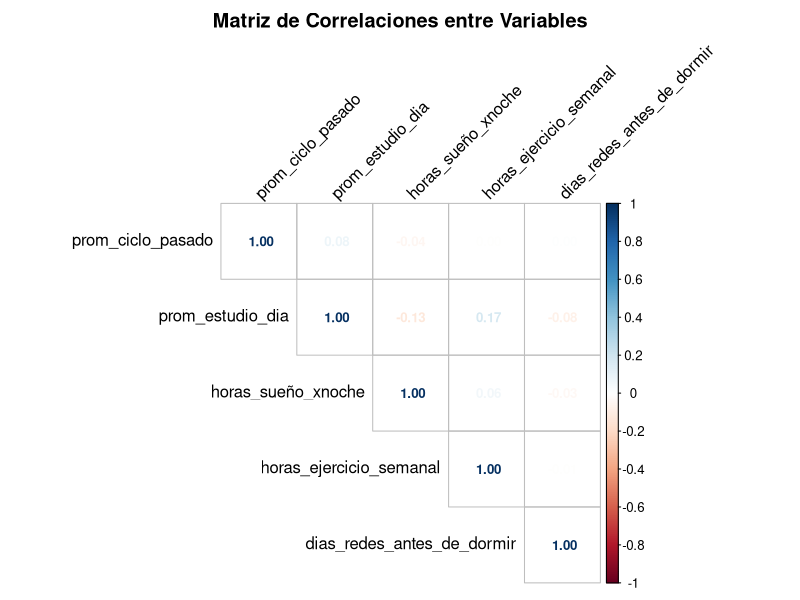
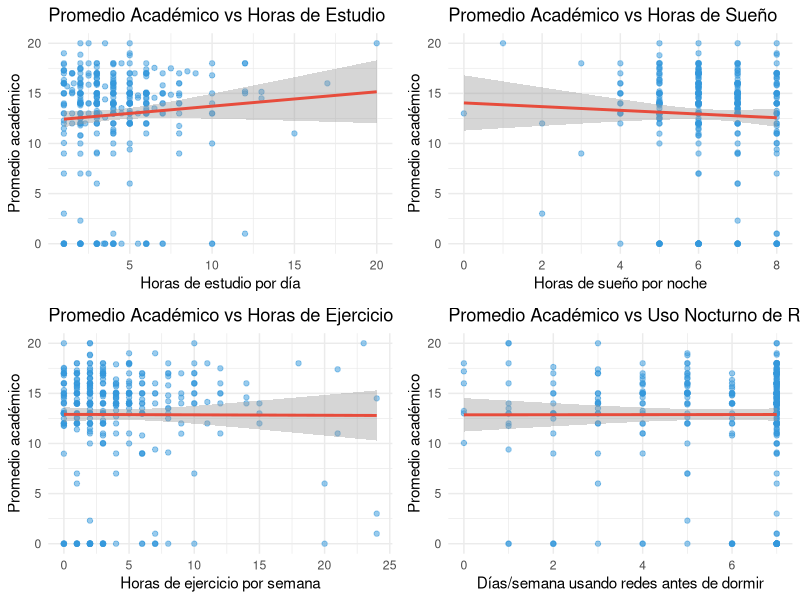
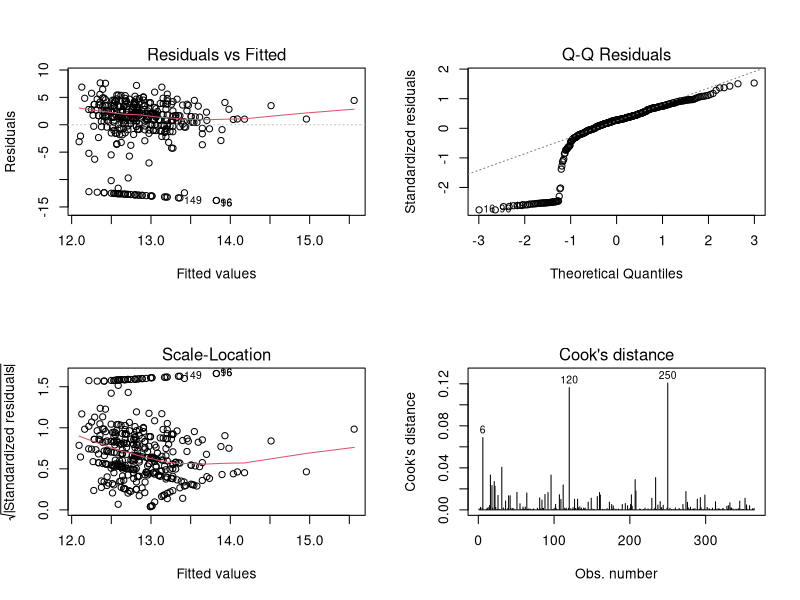
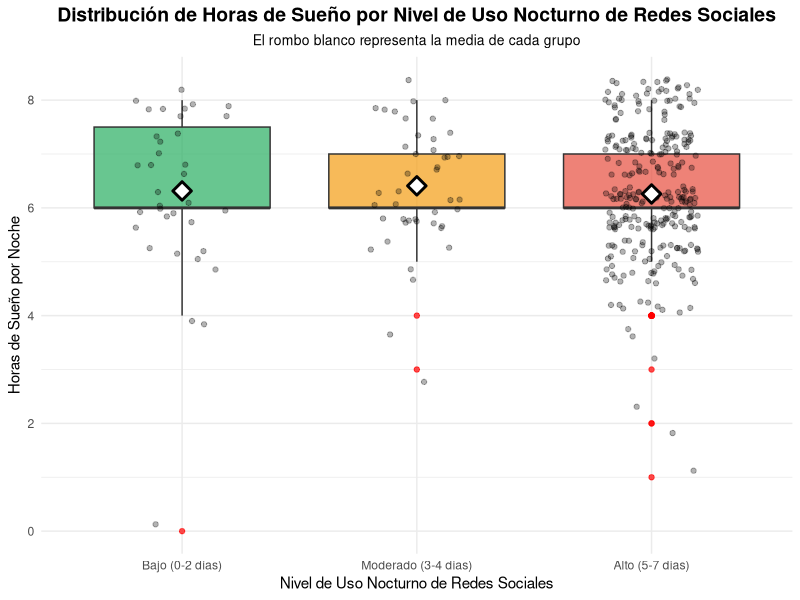
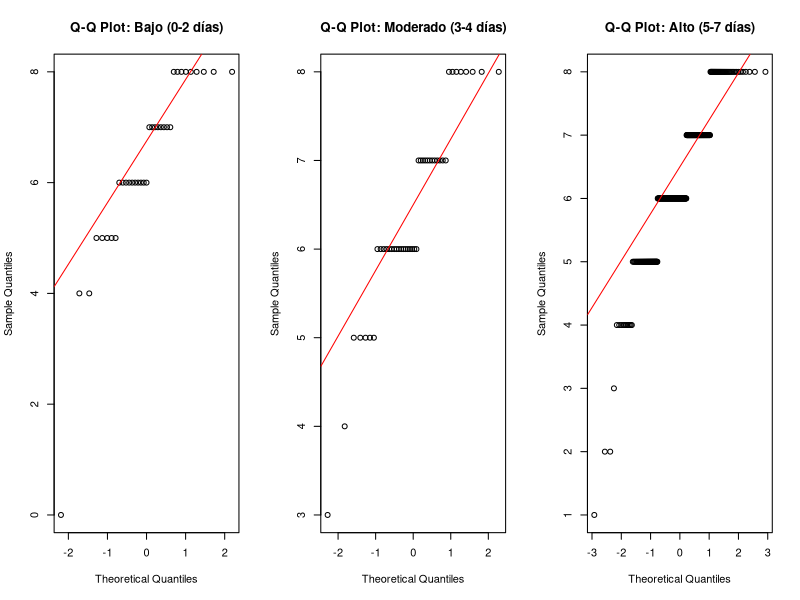
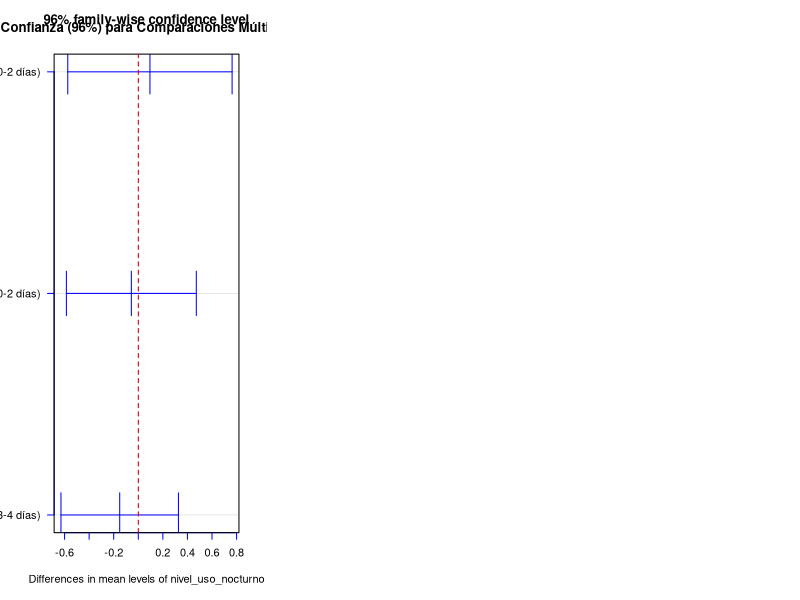
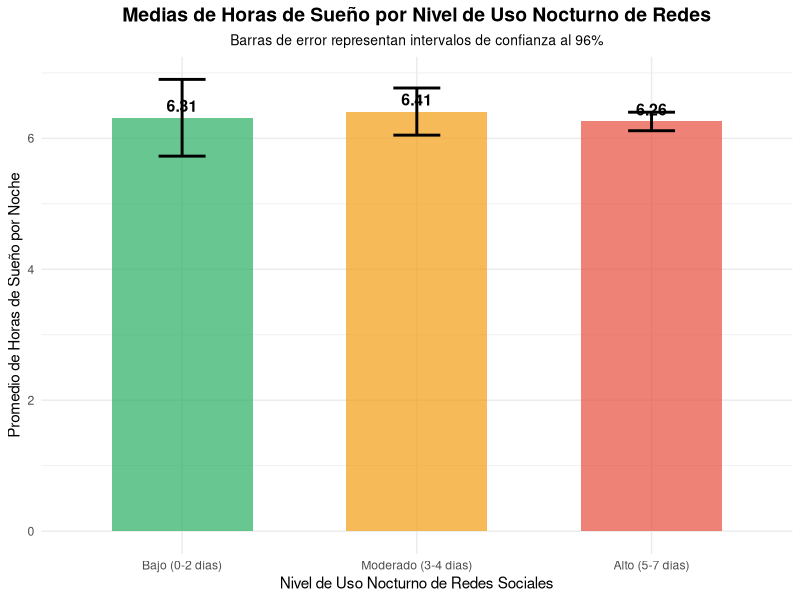
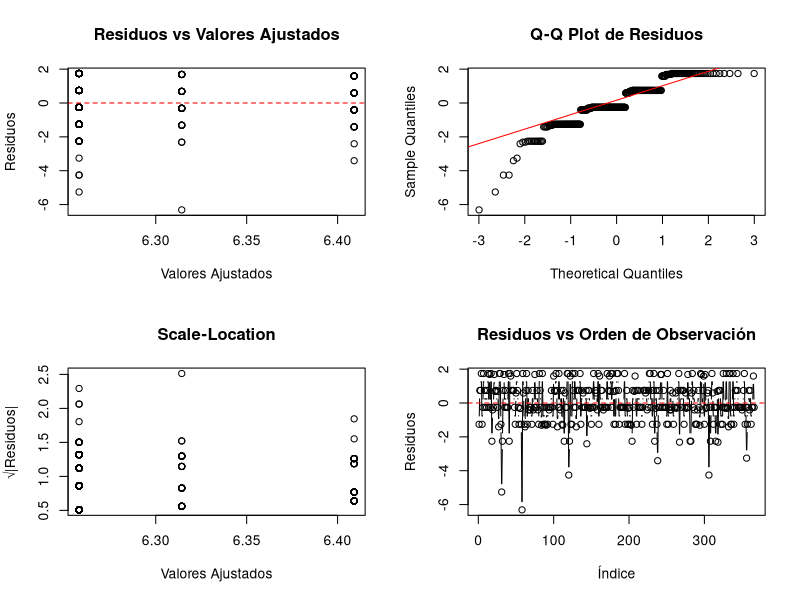

Reproduce these figures in R, in order.
## ---- chunk 1
# Cargar librerías necesarias
library(readr)
library(dplyr)
library(ggplot2)
library(knitr)
library(kableExtra)
library(car)        # Para VIF y pruebas de supuestos
library(lmtest)     # Para pruebas adicionales de regresión
library(tidyr)
library(corrplot)   # Para matriz de correlaciones
library(gridExtra)  # Para organizar múltiples gráficos
## ---- chunk 2
# Leer la muestra de datos
DF <- read_csv("muestra.csv", col_types = cols(.default = "c"))

# Convertir tipos de datos según especificaciones del proyecto
DF <- DF %>%
  mutate(
    # Cuantitativas discretas
    edad = as.integer(edad),
    total_cursos_actuales = as.integer(total_cursos_actuales),
    horas_ejercicio_semanal = as.integer(horas_ejercicio_semanal),
    horas_sueño_xnoche = as.integer(horas_sueño_xnoche),
    tiempo_max_sin_redes_dia = as.integer(tiempo_max_sin_redes_dia),
    notificaciones_estudio_diario = as.integer(notificaciones_estudio_diario),
    dias_redes_antes_de_dormir = as.integer(dias_redes_antes_de_dormir),
    interaccion_persona_amigos_redes = as.integer(interaccion_persona_amigos_redes),

    # Cuantitativas continuas
    prom_estudio_dia = as.numeric(prom_estudio_dia),
    prom_ciclo_pasado = as.numeric(prom_ciclo_pasado),

    # Cualitativas nominales
    sexo = factor(sexo, levels = c("Femenino", "Masculino")),
    tipo_universidad = factor(tipo_universidad, levels = c("Privada", "Pública")),
    actividad_extracurricular_actual = factor(actividad_extracurricular_actual),
    red_mas_usada = factor(red_mas_usada),
    tipo_contenido_redes_sociales = factor(tipo_contenido_redes_sociales,
                                           levels = c("Académico", "Entretenimiento", "Noticias", "Socializar")),
    uso_redes_academicas = factor(uso_redes_academicas, levels = c("No", "Sí")),
    impacto_redes_actividades_extracurriculares = factor(impacto_redes_actividades_extracurriculares,
                                                         levels = c("Desmotiva", "Motiva", "No tiene efecto")),
    momento_uso_redes_sociales = factor(momento_uso_redes_sociales),

    # Cualitativas ordinales (escalas 1-5)
    afecta_concentracion_rendimiento = factor(afecta_concentracion_rendimiento,
                                              levels = c("1", "2", "3", "4", "5"), ordered = TRUE),
    impacto_redes_salud_mental = factor(impacto_redes_salud_mental,
                                        levels = c("1", "2", "3", "4", "5"), ordered = TRUE),
    satisfaccion_interaccion_social_presencial = factor(satisfaccion_interaccion_social_presencial,
                                                        levels = c("1", "2", "3", "4", "5"), ordered = TRUE),
    satisfaccion_rendimiento_academico = factor(satisfaccion_rendimiento_academico,
                                                levels = c("1", "2", "3", "4", "5"), ordered = TRUE),
    frecuencia_descubrimiento_actividades_redes = factor(frecuencia_descubrimiento_actividades_redes,
                                                         levels = c("1", "2", "3", "4", "5"), ordered = TRUE),
    ciclo = factor(as.character(ciclo), levels = as.character(1:10), ordered = TRUE)
  )
## ---- chunk 3
# Verificar estructura de datos
cat("Dimensiones del dataset:", nrow(DF), "filas x", ncol(DF), "columnas\n")
cat("Total de observaciones válidas para análisis:",
    sum(complete.cases(DF[, c("prom_ciclo_pasado", "prom_estudio_dia",
                               "horas_sueño_xnoche", "horas_ejercicio_semanal",
                               "dias_redes_antes_de_dormir")])), "\n")
## ---- chunk 4
# Crear dataset limpio solo con variables del modelo
datos_regresion <- DF %>%
  select(prom_ciclo_pasado, prom_estudio_dia, horas_sueño_xnoche,
         horas_ejercicio_semanal, dias_redes_antes_de_dormir) %>%
  filter(complete.cases(.))

# Estadísticas descriptivas
estadisticas <- datos_regresion %>%
  summarise(
    across(everything(),
           list(media = ~mean(., na.rm = TRUE),
                mediana = ~median(., na.rm = TRUE),
                sd = ~sd(., na.rm = TRUE),
                min = ~min(., na.rm = TRUE),
                max = ~max(., na.rm = TRUE)),
           .names = "{.col}_{.fn}")
  )

# Transponer para mejor visualización
estadisticas_t <- data.frame(
  Variable = c("Promedio académico", "Horas estudio/día", "Horas sueño/noche",
               "Horas ejercicio/semana", "Días redes antes dormir"),
  Media = c(estadisticas$prom_ciclo_pasado_media, estadisticas$prom_estudio_dia_media,
            estadisticas$horas_sueño_xnoche_media, estadisticas$horas_ejercicio_semanal_media,
            estadisticas$dias_redes_antes_de_dormir_media),
  Mediana = c(estadisticas$prom_ciclo_pasado_mediana, estadisticas$prom_estudio_dia_mediana,
              estadisticas$horas_sueño_xnoche_mediana, estadisticas$horas_ejercicio_semanal_mediana,
              estadisticas$dias_redes_antes_de_dormir_mediana),
  Desv_Est = c(estadisticas$prom_ciclo_pasado_sd, estadisticas$prom_estudio_dia_sd,
               estadisticas$horas_sueño_xnoche_sd, estadisticas$horas_ejercicio_semanal_sd,
               estadisticas$dias_redes_antes_de_dormir_sd),
  Mínimo = c(estadisticas$prom_ciclo_pasado_min, estadisticas$prom_estudio_dia_min,
             estadisticas$horas_sueño_xnoche_min, estadisticas$horas_ejercicio_semanal_min,
             estadisticas$dias_redes_antes_de_dormir_min),
  Máximo = c(estadisticas$prom_ciclo_pasado_max, estadisticas$prom_estudio_dia_max,
             estadisticas$horas_sueño_xnoche_max, estadisticas$horas_ejercicio_semanal_max,
             estadisticas$dias_redes_antes_de_dormir_max)
)

kable(estadisticas_t, digits = 2,
      caption = "Tabla 1: Estadísticas descriptivas de las variables del modelo de regresión",
      col.names = c("Variable", "Media", "Mediana", "Desv. Est.", "Mínimo", "Máximo")) %>%
  kable_styling(bootstrap_options = c("striped", "hover", "condensed", "responsive"),
                full_width = TRUE, font_size = 12) %>%
  row_spec(0, bold = TRUE, color = "white", background = "#3498db")
## ---- chunk 5
# Matriz de correlación
correlaciones <- cor(datos_regresion, use = "complete.obs")

# Visualización de correlaciones
corrplot(correlaciones, method = "number", type = "upper",
         tl.col = "black", tl.srt = 45, number.cex = 0.8,
         title = "Matriz de Correlaciones entre Variables",
         mar = c(0,0,2,0))
## ---- chunk 6
# Gráficos de dispersión para cada predictor vs variable dependiente
p1 <- ggplot(datos_regresion, aes(x = prom_estudio_dia, y = prom_ciclo_pasado)) +
  geom_point(alpha = 0.5, color = "#3498db") +
  geom_smooth(method = "lm", se = TRUE, color = "#e74c3c") +
  labs(title = "Promedio Académico vs Horas de Estudio",
       x = "Horas de estudio por día", y = "Promedio académico") +
  theme_minimal()

p2 <- ggplot(datos_regresion, aes(x = horas_sueño_xnoche, y = prom_ciclo_pasado)) +
  geom_point(alpha = 0.5, color = "#3498db") +
  geom_smooth(method = "lm", se = TRUE, color = "#e74c3c") +
  labs(title = "Promedio Académico vs Horas de Sueño",
       x = "Horas de sueño por noche", y = "Promedio académico") +
  theme_minimal()

p3 <- ggplot(datos_regresion, aes(x = horas_ejercicio_semanal, y = prom_ciclo_pasado)) +
  geom_point(alpha = 0.5, color = "#3498db") +
  geom_smooth(method = "lm", se = TRUE, color = "#e74c3c") +
  labs(title = "Promedio Académico vs Horas de Ejercicio",
       x = "Horas de ejercicio por semana", y = "Promedio académico") +
  theme_minimal()

p4 <- ggplot(datos_regresion, aes(x = dias_redes_antes_de_dormir, y = prom_ciclo_pasado)) +
  geom_point(alpha = 0.5, color = "#3498db") +
  geom_smooth(method = "lm", se = TRUE, color = "#e74c3c") +
  labs(title = "Promedio Académico vs Uso Nocturno de Redes",
       x = "Días/semana usando redes antes de dormir", y = "Promedio académico") +
  theme_minimal()

# Mostrar en grid
grid.arrange(p1, p2, p3, p4, ncol = 2)
## ---- chunk 7
# Ajustar modelo de regresión lineal múltiple
modelo_reg <- lm(prom_ciclo_pasado ~ prom_estudio_dia + horas_sueño_xnoche +
                   horas_ejercicio_semanal + dias_redes_antes_de_dormir,
                 data = datos_regresion)

# Resumen del modelo
summary(modelo_reg)
## ---- chunk 8
coefs <- coef(modelo_reg)
cat("Ecuación de regresión estimada:\n\n")
cat(sprintf("Promedio_Académico = %.4f + %.4f × Horas_Estudio + %.4f × Horas_Sueño\n",
            coefs[1], coefs[2], coefs[3]))
cat(sprintf("                     + %.4f × Horas_Ejercicio + %.4f × Días_Redes_Noche\n",
            coefs[4], coefs[5]))
## ---- chunk 9
# Intervalos de confianza para los coeficientes al 96%
ic_coef <- confint(modelo_reg, level = 0.96)

ic_tabla <- data.frame(
  Coeficiente = c("Intercepto", "Horas estudio/día", "Horas sueño/noche",
                  "Horas ejercicio/semana", "Días redes antes dormir"),
  Estimacion = coefs,
  Limite_Inferior = ic_coef[, 1],
  Limite_Superior = ic_coef[, 2]
)

kable(ic_tabla, digits = 4,
      caption = "Tabla 2: Coeficientes del modelo con intervalos de confianza al 96%",
      col.names = c("Coeficiente", "Estimación", "Límite Inferior (96%)", "Límite Superior (96%)")) %>%
  kable_styling(bootstrap_options = c("striped", "hover", "condensed"),
                full_width = FALSE, font_size = 12) %>%
  row_spec(0, bold = TRUE, color = "white", background = "#3498db")
## ---- chunk 10
# Gráficos de diagnóstico estándar
par(mfrow = c(2, 2))
plot(modelo_reg, which = 1:4)
## ---- chunk 11
# Prueba de Shapiro-Wilk para normalidad de residuos
shapiro_test <- shapiro.test(residuals(modelo_reg))

cat("Prueba de Shapiro-Wilk para normalidad de residuos:\n")
cat(sprintf("Estadístico W = %.4f, p-valor = %.4f\n",
            shapiro_test$statistic, shapiro_test$p.value))

if (shapiro_test$p.value > 0.04) {
  cat("Conclusión: No rechazamos H₀. Los residuos siguen una distribución normal (α = 0.04)\n")
} else {
  cat("Conclusión: Rechazamos H₀. Los residuos NO siguen una distribución normal (α = 0.04)\n")
}
## ---- chunk 12
# Prueba de Breusch-Pagan
bp_test <- bptest(modelo_reg)

cat("Prueba de Breusch-Pagan para homocedasticidad:\n")
cat(sprintf("Estadístico BP = %.4f, p-valor = %.4f\n",
            bp_test$statistic, bp_test$p.value))

if (bp_test$p.value > 0.04) {
  cat("Conclusión: No rechazamos H₀. La varianza de los residuos es constante (α = 0.04)\n")
} else {
  cat("Conclusión: Rechazamos H₀. Existe heterocedasticidad (α = 0.04)\n")
}
## ---- chunk 13
# Factor de Inflación de la Varianza (VIF)
vif_values <- vif(modelo_reg)

vif_tabla <- data.frame(
  Variable = names(vif_values),
  VIF = vif_values
)

kable(vif_tabla, digits = 2,
      caption = "Tabla 3: Factores de Inflación de la Varianza (VIF)",
      col.names = c("Variable", "VIF")) %>%
  kable_styling(bootstrap_options = c("striped", "hover", "condensed"),
                full_width = FALSE, font_size = 12) %>%
  row_spec(0, bold = TRUE, color = "white", background = "#3498db")

cat("\nInterpretación:\n")
cat("- VIF < 5: No hay problema de multicolinealidad\n")
cat("- VIF entre 5-10: Multicolinealidad moderada\n")
cat("- VIF > 10: Multicolinealidad severa\n")
## ---- chunk 14
# Prueba de Durbin-Watson
dw_test <- durbinWatsonTest(modelo_reg)

cat("Prueba de Durbin-Watson para independencia de residuos:\n")
cat(sprintf("Estadístico DW = %.4f, p-valor = %.4f\n",
            dw_test$dw, dw_test$p))

if (dw_test$p > 0.04) {
  cat("Conclusión: No hay evidencia de autocorrelación en los residuos (α = 0.04)\n")
} else {
  cat("Conclusión: Existe autocorrelación en los residuos (α = 0.04)\n")
}
## ---- chunk 15
# Extraer métricas clave
r_cuadrado <- summary(modelo_reg)$r.squared
r_cuadrado_adj <- summary(modelo_reg)$adj.r.squared
f_estadistico <- summary(modelo_reg)$fstatistic
p_valor_modelo <- pf(f_estadistico[1], f_estadistico[2], f_estadistico[3], lower.tail = FALSE)

cat("=== RESUMEN DEL MODELO ===\n\n")
cat(sprintf("R² = %.4f (%.2f%% de la varianza explicada)\n", r_cuadrado, r_cuadrado * 100))
cat(sprintf("R² ajustado = %.4f\n", r_cuadrado_adj))
cat(sprintf("F-estadístico = %.4f, p-valor < 0.001\n", f_estadistico[1]))
cat(sprintf("Número de observaciones: %d\n", nrow(datos_regresion)))
## ---- chunk 16
# Crear variable categórica para niveles de uso nocturno
datos_anova <- DF %>%
  filter(!is.na(dias_redes_antes_de_dormir), !is.na(horas_sueño_xnoche)) %>%
  mutate(
    nivel_uso_nocturno = case_when(
      dias_redes_antes_de_dormir >= 0 & dias_redes_antes_de_dormir <= 2 ~ "Bajo (0-2 días)",
      dias_redes_antes_de_dormir >= 3 & dias_redes_antes_de_dormir <= 4 ~ "Moderado (3-4 días)",
      dias_redes_antes_de_dormir >= 5 & dias_redes_antes_de_dormir <= 7 ~ "Alto (5-7 días)",
      TRUE ~ NA_character_
    )
  ) %>%
  filter(!is.na(nivel_uso_nocturno)) %>%
  mutate(nivel_uso_nocturno = factor(nivel_uso_nocturno,
                                      levels = c("Bajo (0-2 días)", "Moderado (3-4 días)", "Alto (5-7 días)")))

# Verificar tamaños de grupo
table(datos_anova$nivel_uso_nocturno)
## ---- chunk 17
# Estadísticas descriptivas por grupo
estadisticas_grupos <- datos_anova %>%
  group_by(nivel_uso_nocturno) %>%
  summarise(
    n = n(),
    Media = mean(horas_sueño_xnoche, na.rm = TRUE),
    Mediana = median(horas_sueño_xnoche, na.rm = TRUE),
    Desv_Est = sd(horas_sueño_xnoche, na.rm = TRUE),
    Varianza = var(horas_sueño_xnoche, na.rm = TRUE),
    Min = min(horas_sueño_xnoche, na.rm = TRUE),
    Max = max(horas_sueño_xnoche, na.rm = TRUE),
    Error_Est = sd(horas_sueño_xnoche, na.rm = TRUE) / sqrt(n())
  )

kable(estadisticas_grupos, digits = 3,
      caption = "Tabla 4: Estadísticas descriptivas de horas de sueño por nivel de uso nocturno de redes",
      col.names = c("Nivel de Uso Nocturno", "n", "Media", "Mediana", "Desv. Est.",
                    "Varianza", "Mín", "Máx", "Error Est.")) %>%
  kable_styling(bootstrap_options = c("striped", "hover", "condensed", "responsive"),
                full_width = TRUE, font_size = 12) %>%
  row_spec(0, bold = TRUE, color = "white", background = "#3498db")
## ---- chunk 18
# Boxplot comparativo
ggplot(datos_anova, aes(x = nivel_uso_nocturno, y = horas_sueño_xnoche, fill = nivel_uso_nocturno)) +
  geom_boxplot(alpha = 0.7, outlier.color = "red") +
  geom_jitter(width = 0.2, alpha = 0.3, size = 1.5) +
  stat_summary(fun = mean, geom = "point", shape = 23, size = 4,
               fill = "white", color = "black", stroke = 1.5) +
  labs(title = "Distribución de Horas de Sueño por Nivel de Uso Nocturno de Redes Sociales",
       subtitle = "El rombo blanco representa la media de cada grupo",
       x = "Nivel de Uso Nocturno de Redes Sociales",
       y = "Horas de Sueño por Noche",
       fill = "Grupo") +
  scale_fill_manual(values = c("#27ae60", "#f39c12", "#e74c3c")) +
  theme_minimal() +
  theme(legend.position = "none",
        plot.title = element_text(hjust = 0.5, face = "bold", size = 14),
        plot.subtitle = element_text(hjust = 0.5, size = 10),
        axis.text.x = element_text(angle = 0, hjust = 0.5))
## ---- chunk 19
# Prueba de Shapiro-Wilk por grupo
normalidad_tests <- datos_anova %>%
  group_by(nivel_uso_nocturno) %>%
  summarise(
    n = n(),
    Shapiro_W = shapiro.test(horas_sueño_xnoche)$statistic,
    p_valor = shapiro.test(horas_sueño_xnoche)$p.value,
    Normal = ifelse(shapiro.test(horas_sueño_xnoche)$p.value > 0.04, "Sí", "No")
  )

kable(normalidad_tests, digits = 4,
      caption = "Tabla 5: Pruebas de normalidad (Shapiro-Wilk) por grupo",
      col.names = c("Grupo", "n", "Estadístico W", "p-valor", "¿Normal? (α=0.04)")) %>%
  kable_styling(bootstrap_options = c("striped", "hover", "condensed"),
                full_width = FALSE, font_size = 12) %>%
  row_spec(0, bold = TRUE, color = "white", background = "#3498db")
## ---- chunk 20
# Q-Q plots por grupo
par(mfrow = c(1, 3))
for (grupo in levels(datos_anova$nivel_uso_nocturno)) {
  datos_grupo <- datos_anova %>% filter(nivel_uso_nocturno == grupo)
  qqnorm(datos_grupo$horas_sueño_xnoche, main = paste("Q-Q Plot:", grupo))
  qqline(datos_grupo$horas_sueño_xnoche, col = "red")
}
## ---- chunk 21
# Prueba de Levene para homogeneidad de varianzas
levene_test <- leveneTest(horas_sueño_xnoche ~ nivel_uso_nocturno, data = datos_anova)

cat("Prueba de Levene para homogeneidad de varianzas:\n")
print(levene_test)

if (levene_test$`Pr(>F)`[1] > 0.04) {
  cat("\nConclusión: No rechazamos H₀. Las varianzas son homogéneas entre grupos (α = 0.04)\n")
  cat("✓ Se cumple el supuesto de homocedasticidad para ANOVA\n")
} else {
  cat("\nConclusión: Rechazamos H₀. Las varianzas NO son homogéneas entre grupos (α = 0.04)\n")
  cat("✗ Considerar prueba no paramétrica (Kruskal-Wallis) o Welch ANOVA\n")
}
## ---- chunk 22
# Prueba alternativa: Bartlett (más sensible a no-normalidad)
bartlett_test <- bartlett.test(horas_sueño_xnoche ~ nivel_uso_nocturno, data = datos_anova)

cat("\nPrueba de Bartlett para homogeneidad de varianzas:\n")
cat(sprintf("Estadístico de Bartlett = %.4f, p-valor = %.4f\n",
            bartlett_test$statistic, bartlett_test$p.value))
## ---- chunk 23
# Ajustar modelo ANOVA
modelo_anova <- aov(horas_sueño_xnoche ~ nivel_uso_nocturno, data = datos_anova)

# Tabla ANOVA
anova_summary <- summary(modelo_anova)
print(anova_summary)
## ---- chunk 24
# Extraer componentes de la tabla ANOVA
anova_table <- anova_summary[[1]]

# Calcular componentes manualmente para verificación
media_global <- mean(datos_anova$horas_sueño_xnoche)
n_total <- nrow(datos_anova)
k <- length(levels(datos_anova$nivel_uso_nocturno))  # número de grupos

# Suma de cuadrados entre grupos (SCE)
SC_entre <- sum(estadisticas_grupos$n * (estadisticas_grupos$Media - media_global)^2)

# Suma de cuadrados dentro de grupos (SCD)
SC_dentro <- sum((estadisticas_grupos$n - 1) * estadisticas_grupos$Varianza)

# Suma de cuadrados total
SC_total <- SC_entre + SC_dentro

# Grados de libertad
gl_entre <- k - 1
gl_dentro <- n_total - k
gl_total <- n_total - 1

# Cuadrados medios
MC_entre <- SC_entre / gl_entre
MC_dentro <- SC_dentro / gl_dentro

# Estadístico F
F_stat <- MC_entre / MC_dentro

# p-valor
p_valor <- pf(F_stat, gl_entre, gl_dentro, lower.tail = FALSE)

# Crear tabla ANOVA formateada
tabla_anova_completa <- data.frame(
  Fuente = c("Entre grupos (Factor)", "Dentro de grupos (Error)", "Total"),
  SC = c(SC_entre, SC_dentro, SC_total),
  gl = c(gl_entre, gl_dentro, gl_total),
  MC = c(MC_entre, MC_dentro, NA),
  F = c(F_stat, NA, NA),
  p_valor = c(p_valor, NA, NA)
)

kable(tabla_anova_completa, digits = 4,
      caption = "Tabla 6: Tabla ANOVA completa - Efecto del uso nocturno de redes en horas de sueño",
      col.names = c("Fuente de Variación", "Suma de Cuadrados", "Grados de Libertad",
                    "Cuadrado Medio", "F", "p-valor")) %>%
  kable_styling(bootstrap_options = c("striped", "hover", "condensed", "responsive"),
                full_width = TRUE, font_size = 12) %>%
  row_spec(0, bold = TRUE, color = "white", background = "#3498db") %>%
  row_spec(3, bold = TRUE)
## ---- chunk 25
# Prueba de Tukey HSD (Honest Significant Difference) al 96% de confianza
tukey_result <- TukeyHSD(modelo_anova, conf.level = 0.96)
print(tukey_result)

# Visualización de intervalos de confianza de Tukey
plot(tukey_result, las = 1, col = "blue")
title(main = "Intervalos de Confianza (96%) para Comparaciones Múltiples - Tukey HSD")
abline(v = 0, lty = 2, col = "red")
## ---- chunk 26
# Tabla formateada de comparaciones de Tukey
tukey_df <- as.data.frame(tukey_result$nivel_uso_nocturno)
tukey_df$Comparacion <- rownames(tukey_df)
tukey_df$Significativo <- ifelse(tukey_df$`p adj` < 0.04, "Sí", "No")

tukey_tabla <- tukey_df %>%
  select(Comparacion, diff, lwr, upr, `p adj`, Significativo)

kable(tukey_tabla, digits = 4,
      caption = "Tabla 7: Comparaciones múltiples de Tukey (α = 0.04)",
      col.names = c("Comparación", "Diferencia de Medias", "Límite Inferior (96%)",
                    "Límite Superior (96%)", "p-valor ajustado", "¿Significativo?")) %>%
  kable_styling(bootstrap_options = c("striped", "hover", "condensed", "responsive"),
                full_width = TRUE, font_size = 12) %>%
  row_spec(0, bold = TRUE, color = "white", background = "#3498db")
## ---- chunk 27
# Gráfico de medias con intervalos de confianza
medias_ic <- datos_anova %>%
  group_by(nivel_uso_nocturno) %>%
  summarise(
    media = mean(horas_sueño_xnoche),
    n = n(),
    sd = sd(horas_sueño_xnoche),
    se = sd / sqrt(n),
    # IC al 96% = media ± t(0.98, n-1) * se
    ic_inferior = media - qt(0.98, n-1) * se,
    ic_superior = media + qt(0.98, n-1) * se
  )

ggplot(medias_ic, aes(x = nivel_uso_nocturno, y = media, fill = nivel_uso_nocturno)) +
  geom_bar(stat = "identity", alpha = 0.7, width = 0.6) +
  geom_errorbar(aes(ymin = ic_inferior, ymax = ic_superior),
                width = 0.2, size = 1, color = "black") +
  geom_text(aes(label = sprintf("%.2f", media)),
            vjust = -0.5, size = 4, fontface = "bold") +
  labs(title = "Medias de Horas de Sueño por Nivel de Uso Nocturno de Redes",
       subtitle = "Barras de error representan intervalos de confianza al 96%",
       x = "Nivel de Uso Nocturno de Redes Sociales",
       y = "Promedio de Horas de Sueño por Noche") +
  scale_fill_manual(values = c("#27ae60", "#f39c12", "#e74c3c")) +
  theme_minimal() +
  theme(legend.position = "none",
        plot.title = element_text(hjust = 0.5, face = "bold", size = 14),
        plot.subtitle = element_text(hjust = 0.5, size = 10))
## ---- chunk 28
# Extraer residuos y valores ajustados
residuos <- residuals(modelo_anova)
valores_ajustados <- fitted(modelo_anova)

# Gráficos de diagnóstico
par(mfrow = c(2, 2))

# 1. Residuos vs Valores Ajustados
plot(valores_ajustados, residuos,
     xlab = "Valores Ajustados", ylab = "Residuos",
     main = "Residuos vs Valores Ajustados")
abline(h = 0, col = "red", lty = 2)

# 2. Q-Q Plot de residuos
qqnorm(residuos, main = "Q-Q Plot de Residuos")
qqline(residuos, col = "red")

# 3. Scale-Location
plot(valores_ajustados, sqrt(abs(residuos)),
     xlab = "Valores Ajustados", ylab = "√|Residuos|",
     main = "Scale-Location")

# 4. Residuos vs Orden
plot(residuos, type = "b",
     xlab = "Índice", ylab = "Residuos",
     main = "Residuos vs Orden de Observación")
abline(h = 0, col = "red", lty = 2)
## ---- chunk 29
# Prueba de normalidad de residuos del modelo completo
shapiro_residuos <- shapiro.test(residuos)

cat("Prueba de Shapiro-Wilk para residuos del modelo ANOVA:\n")
cat(sprintf("Estadístico W = %.4f, p-valor = %.4f\n",
            shapiro_residuos$statistic, shapiro_residuos$p.value))

if (shapiro_residuos$p.value > 0.04) {
  cat("Conclusión: Los residuos siguen una distribución normal (α = 0.04)\n")
} else {
  cat("Conclusión: Los residuos NO siguen una distribución normal (α = 0.04)\n")
}
## ---- chunk 30
cat("=== RESULTADOS DEL ANOVA ===\n\n")
cat(sprintf("F-estadístico = %.4f\n", F_stat))
cat(sprintf("p-valor = %.6f\n", p_valor))
cat(sprintf("Nivel de significancia: α = 0.04\n\n"))

if (p_valor < 0.04) {
  cat("DECISIÓN: Rechazamos la hipótesis nula (H₀)\n\n")
  cat("CONCLUSIÓN: Existen diferencias estadísticamente significativas en las horas de sueño\n")
  cat("promedio entre al menos dos de los grupos de uso nocturno de redes sociales.\n\n")
  cat("Esto significa que el nivel de uso nocturno de redes sociales SÍ tiene un efecto\n")
  cat("significativo sobre la cantidad de horas de sueño de los estudiantes universitarios.\n")
} else {
  cat("DECISIÓN: No rechazamos la hipótesis nula (H₀)\n\n")
  cat("CONCLUSIÓN: No existe evidencia estadística suficiente para afirmar que hay diferencias\n")
  cat("significativas en las horas de sueño promedio entre los grupos de uso nocturno de redes.\n")
}
## ---- chunk 31
for (i in 1:nrow(tukey_tabla)) {
  cat(sprintf("\n• %s:\n", tukey_tabla$Comparacion[i]))
  cat(sprintf("  Diferencia de medias: %.3f horas\n", tukey_tabla$`Diferencia de Medias`[i]))
  cat(sprintf("  IC 96%%: [%.3f, %.3f]\n",
              tukey_tabla$`Límite Inferior (96%)`[i],
              tukey_tabla$`Límite Superior (96%)`[i]))
  cat(sprintf("  p-valor ajustado: %.4f\n", tukey_tabla$`p-valor ajustado`[i]))

  if (tukey_tabla$Significativo[i] == "Sí") {
    if (tukey_tabla$`Diferencia de Medias`[i] > 0) {
      grupos <- strsplit(as.character(tukey_tabla$Comparacion[i]), "-")[[1]]
      cat(sprintf("  → El grupo '%s' duerme significativamente MÁS que '%s'\n",
                  trimws(grupos[1]), trimws(grupos[2])))
    } else {
      grupos <- strsplit(as.character(tukey_tabla$Comparacion[i]), "-")[[1]]
      cat(sprintf("  → El grupo '%s' duerme significativamente MENOS que '%s'\n",
                  trimws(grupos[1]), trimws(grupos[2])))
    }
  } else {
    cat("  → No hay diferencia significativa entre estos grupos\n")
  }
}
